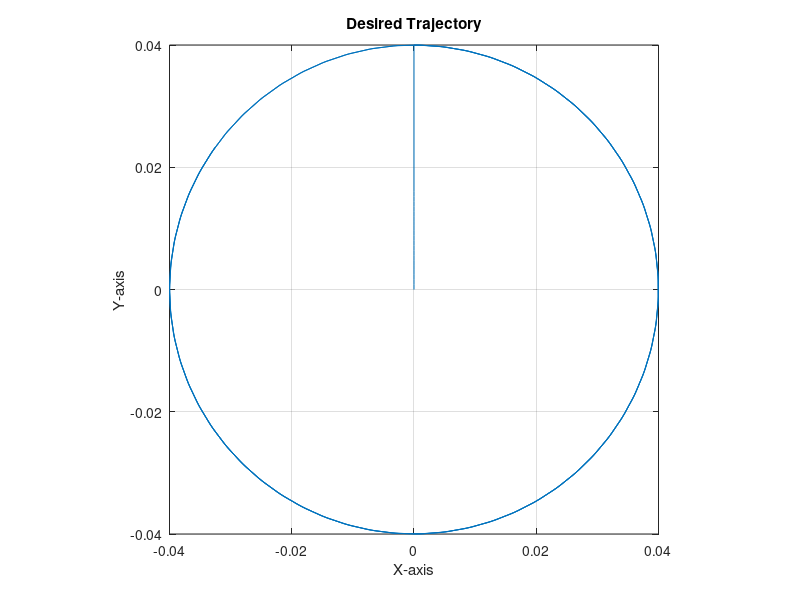

Write the MATLAB code that produced this figure. (Note: this script raises an error after producing the figure.)
%% 
% suppressing all warnings
clc
id='MATLAB:plot:IgnoreImaginaryXYPart';
warning('off',id)

%%
timestep=.1;
simspan1=0:.1:2;
simspan2=2.1:.1:20;
simspan=[simspan1 simspan2];% Simulation Span
init=[0;0;0;0];% Initial Condition
amplitude=.04;% Radius of the circle
%%
% Designing desired trajectory
desiredx1=zeros(1,size(simspan1,2));
desiredx2=amplitude*sin(simspan2-2.1);
desiredx=[desiredx1 desiredx2];

desiredy1=(amplitude/5)*simspan1;
desiredy2=amplitude*cos(simspan2-2.1);
desiredy=[desiredy1 desiredy2];
desiredvx=gradient(desiredx)/timestep;
desiredvy=gradient(desiredy)/timestep;

desired=[desiredx;desiredvx;desiredy;desiredvy;gradient(desiredvx)/timestep;gradient(desiredvy)/timestep];
figure(1)
plot(desiredx,desiredy);
title('Desired Trajectory')
axis('square')
xlabel('X-axis')
ylabel('Y-axis')
grid on

%%
%Starting Simulation
clc
opt=odeset('RelTol',1e-2,'AbsTol',1e-2);
[t,x]=ode45(@(t,x) ballplate1d(t,x,desired,simspan),simspan,init,opt);
%%
%% Getting Control inputs
clc
uinstx=zeros(1,numel(t));
uinsty=uinstx;
for ii=1:numel(t)
    
    [~,uinstx(ii),uinsty(ii)]=ballplate1d(t(ii),x(ii,:),desired,simspan);
end

%%
figure(2)
plot(x(:,1),x(:,3),'-.')
hold on
plot(desiredx,desiredy,'--')
title('Performance evaluation between desired and actual trajectory')
axis('square')
xlabel('X-axis')
h_xlabel = get(gca,'XLabel')
set(h_xlabel,'FontSize',20);
ylabel('Y-axis')
h_ylabel = get(gca,'YLabel')
set(h_ylabel,'FontSize',20);
set(gca,'FontSize',12)
legend('Actual trajectory','Desired Trajectory')
grid on
%%
figure(3)
plot(t,(uinsty))


